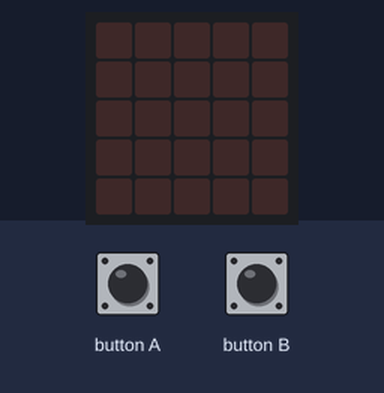
A program run on a simulated BBC micro:bit (MakeCode). On the bench: the board's 5×5 LED display. The inputs (shaded band) are chosen by the test bench.

Above: at 1.2 s.
1.3 s: button A pressed for 0.15 s
At 2.6 s:
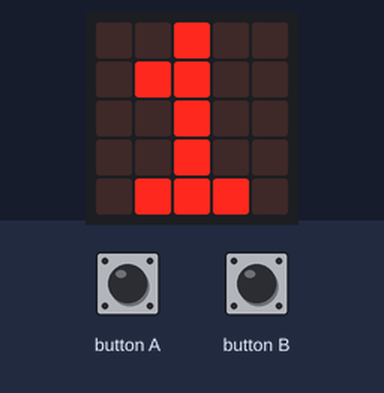
2.9 s: button B pressed for 0.15 s
At 4.1 s:
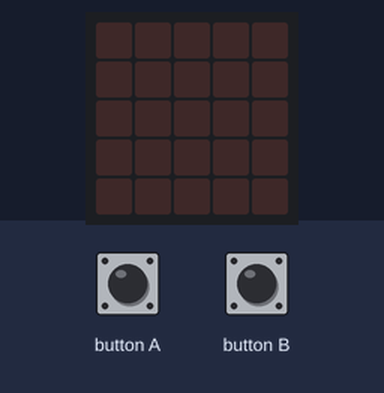
Timing chart, 0 to 5.9 s (numbered marks = the images above; inputs shaded):
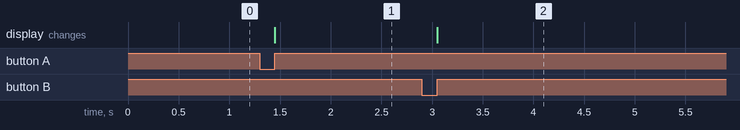

The program:

main.ts
```typescript
input.onButtonPressed(Button.A, function () {
    if (_switch == 0) {
        nombre1 += 1
        basic.showNumber(nombre1)
    }
    if (_switch == 1) {
        nombre2 += 1
        basic.showNumber(nombre2)
    }
})
input.onButtonPressed(Button.B, function () {
    basic.clearScreen()
    _switch += 1
    if (_switch == 2) {
        basic.showNumber(nombre1 + nombre2)
    }
})
let _switch = 0
let nombre2 = 0
let nombre1 = 0
nombre1 = 0
nombre2 = 0
_switch = 0
basic.forever(function () {

})
```

test.ts
```typescript
// les tests vont ici ; cela ne sera pas compilé si ce paquet est utilisé en tant qu'extension.
```

Measured:
- after the input at 1.3 s, the display: changes after 0.15 s (image 1)
- after the input at 2.9 s, the display: changes after 0.15 s (image 2)
